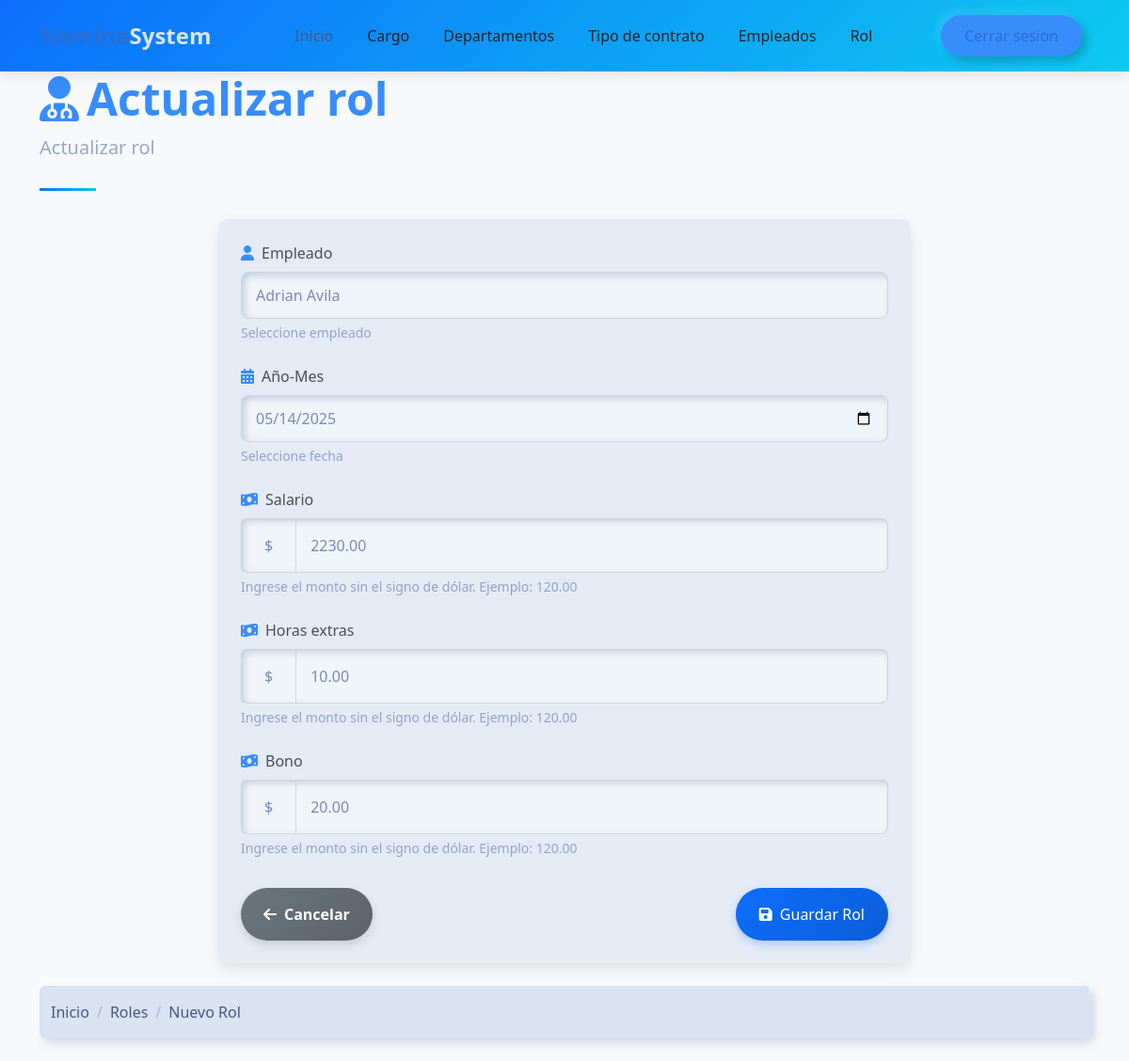
Page /payroll/update/payslip/1/ (signed in) on the committed database.
### payroll/models.py (models this page shows, shortened)
class Payslip(models.Model):
    employee = models.ForeignKey(Employee, on_delete=models.CASCADE)
    year_month = models.DateField()#202501
    salary = models.DecimalField(max_digits=10, decimal_places=2, validators=[MinValueValidator(0.01)])
    overtime_hours = models.DecimalField(max_digits=10, decimal_places=2, validators=[MinValueValidator(0.01)])
    bonus = models.DecimalField(max_digits=10, decimal_places=2, validators=[MinValueValidator(0.01)])
    iess = models.DecimalField(max_digits=10, decimal_places=2, validators=[MinValueValidator(0.01)])
    tot_ing = models.DecimalField(max_digits=10, decimal_places=2, validators=[MinValueValidator(0.01)])
    tot_des = models.DecimalField(max_digits=10, decimal_places=2, validators=[MinValueValidator(0.01)])
    neto = models.DecimalField(max_digits=10, decimal_places=2, validators=[MinValueValidator(0.01)])

### payroll/views/payslip.py (the view)
# urls.py: path('update/payslip/<int:id>/', payslip.update_payslip, name='update_payslip'),
@login_required(login_url='sign_in')
def update_payslip(request,id):
    try:
        payslip=get_object_or_404(Payslip,id=id)
        if request.method=='GET':
            form=PayslipForm(instance=payslip)
            return render(request,'payslip/create.html',{'form':form,'title':'Actualizar rol'})
        form=PayslipForm(request.POST,instance=payslip)
        if form.is_valid():
                form.save()
                return redirect('payroll:list_payslip')
        return render(request,'payslip/create.html',{'form':form,'title':'Actualizar rol','error':'Formulario llenado incorrectamente'})
    except:
        return render(request,'payslip/create.html',{'form':form,'title':'Actualizar rol','error':'Error al actualizar el empleado'})

### payroll/forms/payslip.py
class PayslipForm(forms.ModelForm):
    class Meta:
        model=Payslip
        fields=['employee','year_month','salary','overtime_hours','bonus']
        labels={
            'employee':'Empleado',
            'year_month':'Año-Mes',
            'salary':'Salario',
            'overtime_hours':'Horas extras',
            'bonus':'Bono'
        }
        widgets = {
            'employee': forms.Select(attrs={'class':'form-control'}),
            'year_month': forms.DateInput(format='%Y-%m-%d',attrs={'class':'form-control','type': 'date'}),
            'salary': forms.NumberInput(attrs={'class':'form-control'}),
            'overtime_hours':forms.NumberInput(attrs={'class':'form-control'}),
            'bonus':forms.NumberInput(attrs={'class':'form-control'})
        }

### payroll/models.py (called while the page is built)
    def __str__(self):
        return self.name

### template/payslip/create.html (shortened to what this page needs)
{% extends 'layout/base_nav.html' %}
{% load static %}
{% block content %}
<div class="container">
    <header class="page-header">
        <h1 class="display-5 fw-bold text-primary">
            <i class="fas fa-user-md me-2"></i>{{ title }}
        </h1>
        <p class="lead text-muted">{{title}}</p>
    </header>
    <div class="row">
        <div class="col-md-8 mx-auto">
            <div class="card mb-4">
                <div class="card-body p-4">
                    <form method="post">
                        <div class="mb-4">
                            <label for="{{ form.name.id_for_label }}" class="form-label">
                                <i class="fas fa-user text-primary me-2"></i>{{ form.employee.label }}
                            </label>
                            {{ form.employee }}
                            <div class="form-text text-muted" id="honorariosHelp">
                                Seleccione empleado
                            </div>
                        </div>
                        <div class="mb-4">
                            <label for="{{ form.year_month.id_for_label }}" class="form-label">
                                <i class="fas fa-calendar-alt text-primary me-2"></i>{{ form.year_month.label }}
                            </label>
                            {{ form.year_month }}
                            <div class="form-text text-muted" id="honorariosHelp">
                                Seleccione fecha
                            </div>
                        </div>
                        <div class="mb-4">
                            <label for="{{ form.salary.id_for_label }}" class="form-label">
                                <i class="fas fa-money-bill-wave text-primary me-2"></i>{{ form.salary.label }}
                            </label>
                            <div class="input-group">
                                <span class="input-group-text">$</span>
                                {{ form.salary }}
                            </div>
                            <div class="form-text text-muted" id="emailHelp">
                                Ingrese el monto sin el signo de dólar. Ejemplo: 120.00
                            </div>
                        </div>
                        <div class="mb-4">
                            <label for="{{ form.overtime_hours.id_for_label }}" class="form-label">
                                <i class="fas fa-money-bill-wave text-primary me-2"></i>{{ form.overtime_hours.label }}
                            </label>
                            <div class="input-group">
                                <span class="input-group-text">$</span>
                                {{ form.overtime_hours }}
                            </div>
                            <div class="form-text text-muted" id="emailHelp">
                                Ingrese el monto sin el signo de dólar. Ejemplo: 120.00
                            </div>
                        </div>
                        <div class="mb-4">
                            <label for="{{ form.bonus.id_for_label }}" class="form-label">
                                <i class="fas fa-money-bill-wave text-primary me-2"></i>{{ form.bonus.label }}
                            </label>
                            <div class="input-group">
                                <span class="input-group-text">$</span>
                                {{ form.bonus }}
                            </div>
                            <div class="form-text text-muted" id="emailHelp">
                                Ingrese el monto sin el signo de dólar. Ejemplo: 120.00
                            </div>
                        </div>
                        <div class="d-flex justify-content-between mt-4 pt-2">
                            <a href="{% url 'payroll:list_payslip' %}" class="btn btn-secondary" style="color:white;">
                                <i class="fas fa-arrow-left me-2"></i>Cancelar
                            </a>
                            <button type="submit" class="btn btn-primary" style="color:white;">
                                <i class="fas fa-save me-2"></i>Guardar Rol
                            </button>
                        </div>
                    </form>
                </div>
            </div>
        </div>
    </div>
    <nav aria-label="breadcrumb" class="mb-4">
        <ol class="breadcrumb">
            <li class="breadcrumb-item"><a href="{% url 'payroll:dashboard' %}" class="text-decoration-none">Inicio</a></li>
            <li class="breadcrumb-item"><a href="{% url 'payroll:list_payslip' %}" class="text-decoration-none">Roles</a></li>
            <li class="breadcrumb-item active" aria-current="page">Nuevo Rol</li>
        </ol>
    </nav>
</div>
{% endblock %}

### static/css/home.css (style rules this page uses)
:root { --primary-color: #2c6ecd; --secondary-color: #19b3b3; --accent-color: #f8f9fa; --dark-color: #212529; --text-color: #495057; }
body { font-family: 'Poppins', sans-serif; color: var(--text-color); overflow-x: hidden; }
.btn-primary { background-color: var(--primary-color); border-color: var(--primary-color); padding: 10px 25px; border-radius: 50px; font-weight: 500; transition: all 0.3s ease; }

### template/payslip/create.html (style rules this page uses)
body { background-color: #f8f9fa; font-family: 'Segoe UI', Tahoma, Geneva, Verdana, sans-serif; }
.card { border-radius: 10px; box-shadow: 0 6px 15px rgba(0,0,0,0.1); transition: transform 0.3s, box-shadow 0.3s; }
.btn-primary { background: linear-gradient(135deg, #0d6efd, #0b5ed7); border: none; box-shadow: 0 4px 8px rgba(13, 110, 253, 0.25); transition: all 0.3s; }
.btn-secondary { background: linear-gradient(135deg, #6c757d, #5c636a); border: none; box-shadow: 0 4px 8px rgba(108, 117, 125, 0.25); transition: all 0.3s; }
.page-header { position: relative; margin-bottom: 30px; padding-bottom: 15px; }
.page-header:after { content: ''; position: absolute; bottom: 0; left: 0; width: 60px; height: 3px; background: linear-gradient(135deg, #0d6efd, #0dcaf0); }
.form-control, .form-select { border-radius: 8px; padding: 12px 15px; border: 1px solid #ced4da; transition: all 0.3s; }
.form-label { font-weight: 500; margin-bottom: 0.5rem; color: #495057; }
.input-group-text { background: linear-gradient(135deg, #f8f9fa, #e9ecef); border-radius: 8px 0 0 8px; border: 1px solid #ced4da; border-right: none; }

### rows in the picture
Payslip: employee "Adrian Avila", year_month "05/14/2025", salary "2230.00", overtime_hours "10.00", bonus "20.00"

### other values in the picture
{{ title }} "Actualizar rol"
